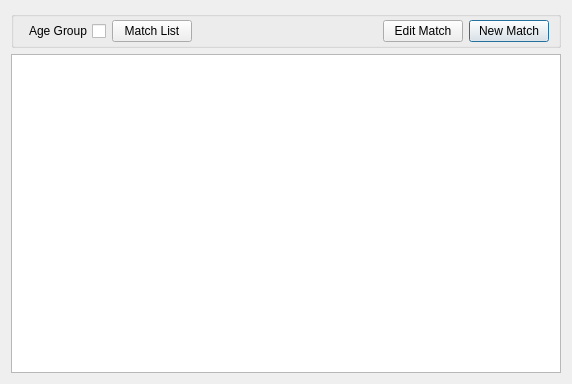
<?xml version="1.0" encoding="UTF-8"?>
<ui version="4.0">
 <class>MatchTable</class>
 <widget class="QDialog" name="MatchTable">
  <property name="geometry">
   <rect>
    <x>0</x>
    <y>0</y>
    <width>572</width>
    <height>384</height>
   </rect>
  </property>
  <property name="layoutDirection">
   <enum>Qt::RightToLeft</enum>
  </property>
  <layout class="QVBoxLayout" name="verticalLayout">
   <item>
    <widget class="QGroupBox" name="groupBox">
     <property name="title">
      <string/>
     </property>
     <layout class="QHBoxLayout" name="horizontalLayout">
      <property name="topMargin">
       <number>3</number>
      </property>
      <property name="bottomMargin">
       <number>3</number>
      </property>
      <item>
       <widget class="QPushButton" name="bNewMatch">
        <property name="text">
         <string>New Match</string>
        </property>
        <property name="icon">
         <iconset resource="reghaabat.qrc">
          <normaloff>:/images/add_match.png</normaloff>:/images/add_match.png</iconset>
        </property>
       </widget>
      </item>
      <item>
       <widget class="QPushButton" name="bEditMatch">
        <property name="text">
         <string>Edit Match</string>
        </property>
        <property name="icon">
         <iconset resource="reghaabat.qrc">
          <normaloff>:/images/edit_match.png</normaloff>:/images/edit_match.png</iconset>
        </property>
       </widget>
      </item>
      <item>
       <spacer name="horizontalSpacer">
        <property name="orientation">
         <enum>Qt::Horizontal</enum>
        </property>
        <property name="sizeHint" stdset="0">
         <size>
          <width>40</width>
          <height>20</height>
         </size>
        </property>
       </spacer>
      </item>
      <item>
       <widget class="QPushButton" name="bMatchList">
        <property name="text">
         <string>Match List</string>
        </property>
        <property name="icon">
         <iconset resource="reghaabat.qrc">
          <normaloff>:/images/matches.png</normaloff>:/images/matches.png</iconset>
        </property>
       </widget>
      </item>
      <item>
       <widget class="QCheckBox" name="cAgeGroup">
        <property name="text">
         <string>Age Group</string>
        </property>
       </widget>
      </item>
     </layout>
    </widget>
   </item>
   <item>
    <widget class="QTableView" name="tMatches"/>
   </item>
  </layout>
 </widget>
 <resources>
  <include location="reghaabat.qrc"/>
 </resources>
 <connections/>
</ui>
